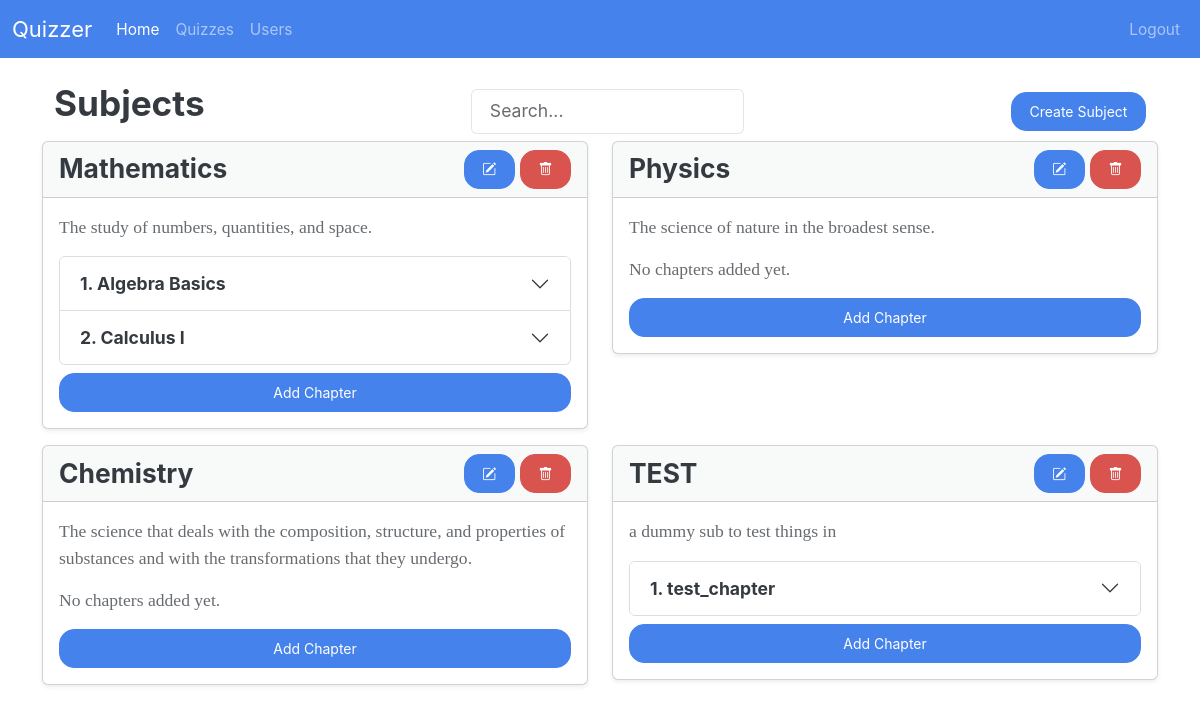
Page /admin/ (signed in) on the earlier database version.
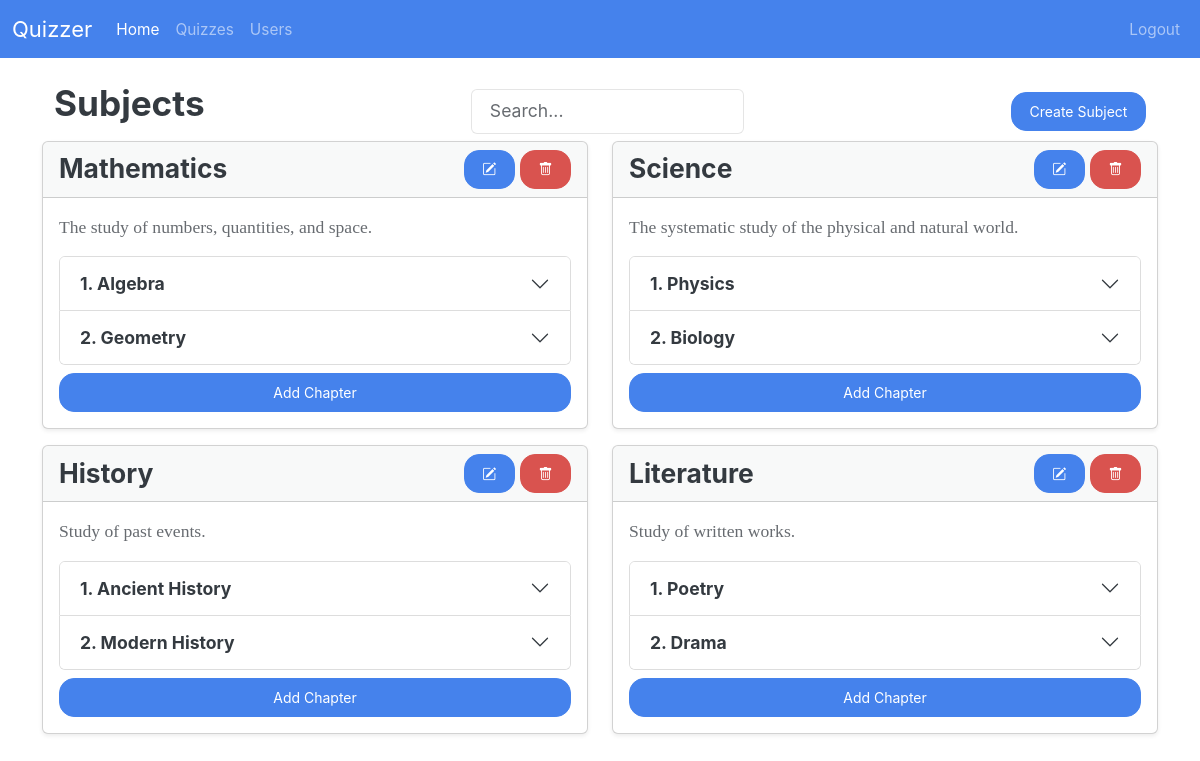
Same page on the later database version.
### models/models.py (models this page shows)
class Subject(db.Model):
    __tablename__ = "subject"
    subject_id: Mapped[id_pk]
    subject_name: Mapped[str]
    description: Mapped[str]
    chapters: Mapped[List["Chapter"]] = relationship(
        back_populates="subject", cascade="all,delete-orphan"
    )

class Chapter(db.Model):
    __tablename__ = "chapter"
    subject_id: Mapped[int] = mapped_column(
        ForeignKey("subject.subject_id"), primary_key=True
    )
    chapter_id: Mapped[int] = mapped_column(primary_key=True)
    chapter_name: Mapped[str]
    description: Mapped[str]
    subject: Mapped["Subject"] = relationship(back_populates="chapters")
    quizzes: Mapped[List["Quiz"]] = relationship(
        back_populates="chapter",
    )

### routes/admin_routes.py (the view)
@admin_bp.route("/", methods=["GET"])
def admin_home():
    subject_form = SubjectForm()
    chapter_form = ChapterForm()
    quiz_form = QuizForm()
    subjects = db.session.scalars(select(Subject)).all()
    return render_template(
        "admin/home.html",
        subjects=subjects,
        subject_form=subject_form,
        chapter_form=chapter_form,
        quiz_form=quiz_form,
    )

### forms.py
class SubjectForm(FlaskForm):
    subject_name = StringField("Subject Name", validators=[DataRequired()])
    description = TextAreaField("Description")

class ChapterForm(FlaskForm):
    chapter_name = StringField("Chapter Name", validators=[DataRequired()])
    description = TextAreaField("Description")

### app.py (called while the page is built)
@app.template_global()
def is_active(page_name):
    return "active" if request.endpoint == page_name else ""

### routes/__init__.py (called while the page is built)
def init_login_manager(app):
    login_manager = LoginManager()
    login_manager.init_app(app)
    login_manager.login_view = "auth.login"  # goes to the login() function in auth_bp
    @login_manager.user_loader
    def load_user(user_id):
        return db.session.scalar(select(User).where(User.user_id == user_id))

### routes/admin_routes.py (called while the page is built)
@admin_bp.before_request
def require_admin():
    if not current_user.is_authenticated or current_user.username != "admin":
        return current_app.login_manager.unauthorized()

### templates/admin/home.html (shortened to what this page needs)
{% extends "base.html" %} {% block title %} Admin Dashboard {% endblock %} {%
block body %} {% include "admin/nav.html" %}
<div class="container mt-4">
  <div class="container mt-4">
    <div class="d-flex justify-content-between align-items-center">
      <h2 class="mb-3">Subjects</h2>
      <input
        type="text"
        id="searchInput"
        class="form-control w-25"
        placeholder="Search..."
        onkeyup="searchContent()"
      />
      <button
        type="button"
        class="btn btn-primary"
        data-bs-toggle="modal"
        data-bs-target="#createSubjectModal"
      >
        Create Subject
      </button>
    </div>
  </div>
  <div class="row row-cols-1 row-cols-md-2">
    {% for subject in subjects %}
    <div class="col">
      <div class="card mb-3 shadow-sm">
        <div
          class="card-header d-flex justify-content-between align-items-center"
        >
          <h4 class="mb-0">{{ subject.subject_name }}</h4>
          <div>
            <button
              type="button"
              class="btn btn-primary"
              data-bs-toggle="modal"
              data-bs-target="#editSubjectModal"
              onclick='updateModalFormAction(
                      "{{ url_for("admin.edit_subject", subject_id=subject.subject_id) }}",
                      "editSubjectModal",
                      {{
                        {
                        "subject_name": subject.subject_name,
                        "description": subject.description
                        }
                      }}
                    )'
            >
              <i class="bi bi-pencil-square"></i>
            </button>
            <button
              class="btn btn-danger btn"
              onclick="handleDelete('{{ url_for('admin.delete_subject', subject_id=subject.subject_id) }}')"
            >
              <i class="bi bi-trash"></i>
            </button>
          </div>
        </div>
        <div class="card-body">
          <p class="text-muted">{{subject.description}}</p>
          {% if subject.chapters %}
          <div class="accordion" id="chaptersAccordion">
            {% for chapter in subject.chapters %}
            <div class="accordion-item">
              <h2
                class="accordion-header"
                id="heading{{subject.subject_id}}/{{ chapter.chapter_id }}"
              >
                <button
                  class="accordion-button collapsed"
                  type="button"
                  data-bs-toggle="collapse"
                  data-bs-target="#collapse{{subject.subject_id}}/{{ chapter.chapter_id }}"
                  aria-expanded="false"
                  aria-controls="collapse{{subject.subject_id}}/{{ chapter.chapter_id }}"
                >
                  <strong
                    >{{ chapter.chapter_id }}. {{ chapter.chapter_name
                    }}</strong
                  >
                </button>
              </h2>
            </div>
            {% endfor %}
          </div>
          {% else %}
          <p class="text-muted">No chapters added yet.</p>
          {% endif %}
          <div class="mt-2 d-grid gap-1">
            <button
              type="button"
              class="btn btn-primary"
              data-bs-toggle="modal"
              data-bs-target="#createChapterModal"
              onclick="updateModalFormAction(
            '{{url_for('admin.create_chapter', subject_id=subject.subject_id)}}',
            'createChapterModal')"
            >
              Add Chapter
            </button>
          </div>
        </div>
      </div>
    </div>
    {% endfor %}
  </div>
  {% import "macros.html" as macros %} {{
  url_for('admin.create_quiz', subject_id=0,chapter_id=0), quiz_form)}} {%
  endblock %}

Differences in the rows shown:
removed Chapter: chapter_id "2", chapter_name "Calculus I", shown under Subject "Mathematics"
removed Subject: subject_name "Physics", description "The science of nature in the broadest sense.", shows "No chapters added yet."
removed Subject: subject_name "TEST", description "a dummy sub to test things in", Chapter (chapter_id "1", chapter_name "test_chapter")
changed Chapter: chapter_name "Algebra Basics" → "Algebra"
added Chapter: chapter_id "2", chapter_name "Geometry", shown under Subject "Mathematics"
added Subject: subject_name "Science", description "The systematic study of the physical and natural world.", Chapter (chapter_id "1", chapter_name "Physics")
added Chapter: chapter_id "2", chapter_name "Biology", shown under Subject "Science"
changed Subject: subject_name "Chemistry" → "History"; description "The science that deals with the composition, structure, and properties of substances and with the transformations that they undergo." → "Study of past events."; no longer shows "No chapters added yet."
added Chapter: chapter_id "1", chapter_name "Ancient History", shown under Subject "History"
added Chapter: chapter_id "2", chapter_name "Modern History", shown under Subject "History"
added Subject: subject_name "Literature", description "Study of written works."
added Chapter: chapter_id "1", chapter_name "Poetry", shown under Subject "Literature"
added Chapter: chapter_id "2", chapter_name "Drama", shown under Subject "Literature"
